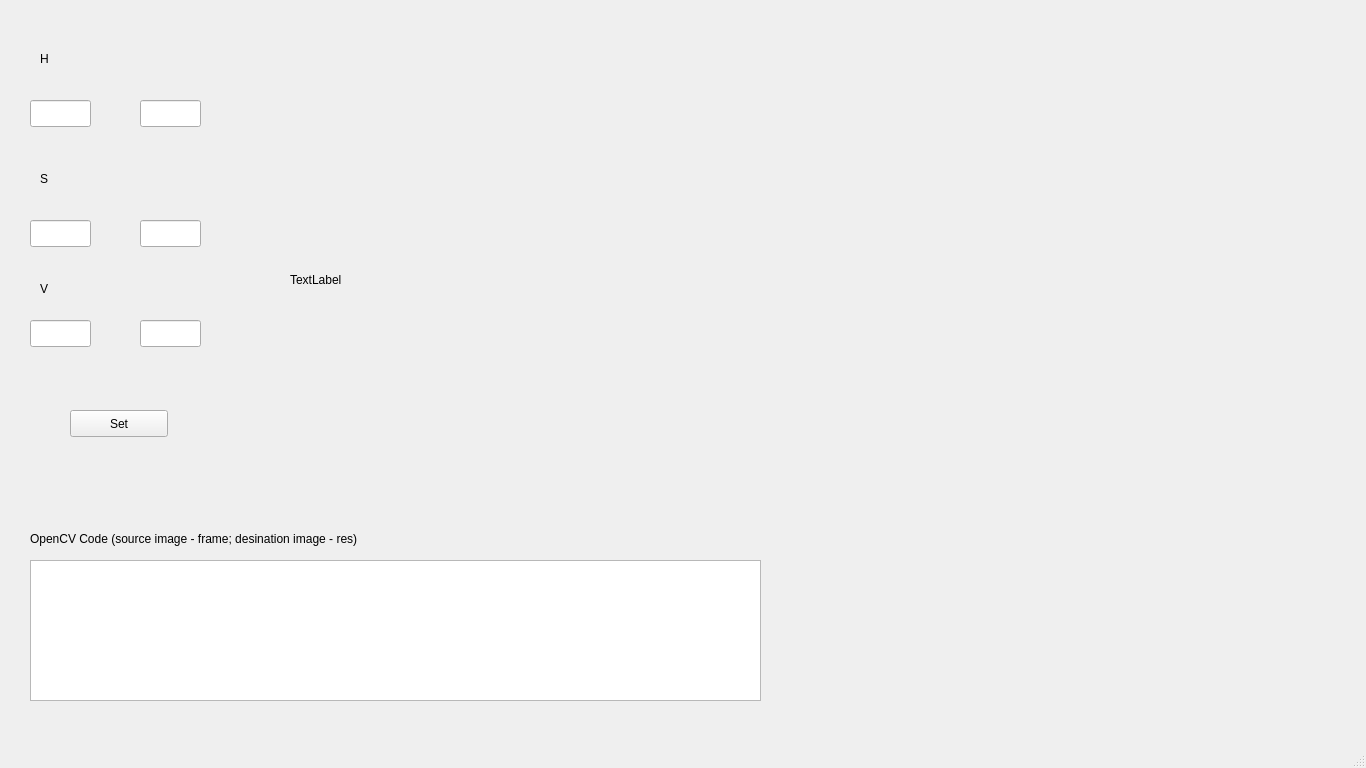
<?xml version="1.0" encoding="UTF-8"?>
<ui version="4.0">
 <class>MainWindow</class>
 <widget class="QMainWindow" name="MainWindow">
  <property name="geometry">
   <rect>
    <x>0</x>
    <y>0</y>
    <width>1366</width>
    <height>768</height>
   </rect>
  </property>
  <property name="windowTitle">
   <string>MainWindow</string>
  </property>
  <widget class="QWidget" name="centralwidget">
   <widget class="QLabel" name="videoFrame">
    <property name="geometry">
     <rect>
      <x>290</x>
      <y>40</y>
      <width>640</width>
      <height>480</height>
     </rect>
    </property>
    <property name="text">
     <string>TextLabel</string>
    </property>
   </widget>
   <widget class="QLabel" name="label_2">
    <property name="geometry">
     <rect>
      <x>40</x>
      <y>50</y>
      <width>66</width>
      <height>17</height>
     </rect>
    </property>
    <property name="text">
     <string>H</string>
    </property>
   </widget>
   <widget class="QLabel" name="label_3">
    <property name="geometry">
     <rect>
      <x>40</x>
      <y>170</y>
      <width>66</width>
      <height>17</height>
     </rect>
    </property>
    <property name="text">
     <string>S</string>
    </property>
   </widget>
   <widget class="QLabel" name="label_4">
    <property name="geometry">
     <rect>
      <x>40</x>
      <y>280</y>
      <width>66</width>
      <height>17</height>
     </rect>
    </property>
    <property name="text">
     <string>V</string>
    </property>
   </widget>
   <widget class="QPushButton" name="btn_set">
    <property name="geometry">
     <rect>
      <x>70</x>
      <y>410</y>
      <width>98</width>
      <height>27</height>
     </rect>
    </property>
    <property name="text">
     <string>Set</string>
    </property>
   </widget>
   <widget class="QLineEdit" name="HLVal">
    <property name="geometry">
     <rect>
      <x>30</x>
      <y>100</y>
      <width>61</width>
      <height>27</height>
     </rect>
    </property>
   </widget>
   <widget class="QLineEdit" name="HUVal">
    <property name="geometry">
     <rect>
      <x>140</x>
      <y>100</y>
      <width>61</width>
      <height>27</height>
     </rect>
    </property>
   </widget>
   <widget class="QLineEdit" name="SUVal">
    <property name="geometry">
     <rect>
      <x>140</x>
      <y>220</y>
      <width>61</width>
      <height>27</height>
     </rect>
    </property>
   </widget>
   <widget class="QLineEdit" name="SLVal">
    <property name="geometry">
     <rect>
      <x>30</x>
      <y>220</y>
      <width>61</width>
      <height>27</height>
     </rect>
    </property>
   </widget>
   <widget class="QLineEdit" name="VLVal">
    <property name="geometry">
     <rect>
      <x>30</x>
      <y>320</y>
      <width>61</width>
      <height>27</height>
     </rect>
    </property>
   </widget>
   <widget class="QLineEdit" name="VUVal">
    <property name="geometry">
     <rect>
      <x>140</x>
      <y>320</y>
      <width>61</width>
      <height>27</height>
     </rect>
    </property>
   </widget>
   <widget class="QTextEdit" name="textEdit">
    <property name="geometry">
     <rect>
      <x>30</x>
      <y>560</y>
      <width>731</width>
      <height>141</height>
     </rect>
    </property>
   </widget>
   <widget class="QLabel" name="label">
    <property name="geometry">
     <rect>
      <x>30</x>
      <y>530</y>
      <width>591</width>
      <height>17</height>
     </rect>
    </property>
    <property name="text">
     <string>OpenCV Code (source image - frame; desination image - res)</string>
    </property>
   </widget>
  </widget>
  <widget class="QMenuBar" name="menubar">
   <property name="geometry">
    <rect>
     <x>0</x>
     <y>0</y>
     <width>1366</width>
     <height>25</height>
    </rect>
   </property>
  </widget>
  <widget class="QStatusBar" name="statusbar"/>
 </widget>
 <resources/>
 <connections/>
</ui>
